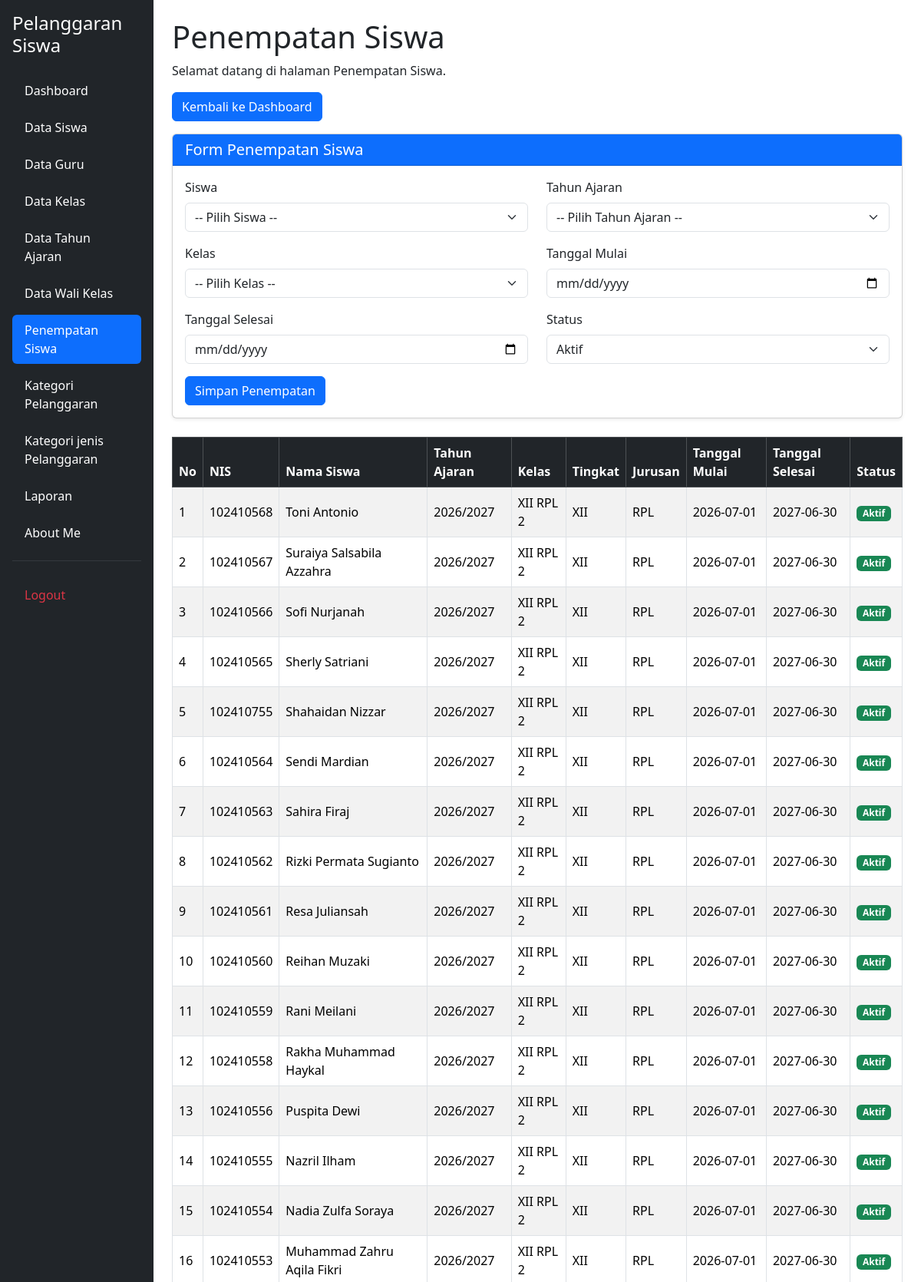
/penempatan_siswa.php (signed in, upper part), run on the app's committed database.
### tables this page shows
CREATE TABLE `t_kelas_siswa` (
  `id` int(11) NOT NULL,
  `siswa_id` int(11) DEFAULT NULL,
  `tahun_ajaran_id` int(11) DEFAULT NULL,
  `kelas_id` int(11) DEFAULT NULL,
  `tanggal_mulai` date NOT NULL,
  `tanggal_selesai` date NOT NULL,
  `status_aktif` tinyint(1) NOT NULL,
  `created_at` timestamp NOT NULL DEFAULT current_timestamp(),
  `updated_at` timestamp NOT NULL DEFAULT current_timestamp()
);

CREATE TABLE `t_siswa` (
  `id` int(11) NOT NULL,
  `nis` varchar(10) DEFAULT NULL,
  `nisn` varchar(10) NOT NULL,
  `nama` varchar(150) DEFAULT NULL,
  `jenis_kelamin` char(1) NOT NULL,
  `tanggal_lahir` date NOT NULL,
  `alamat` text NOT NULL,
  `status_aktif` tinyint(1) NOT NULL,
  `created_at` timestamp NOT NULL DEFAULT current_timestamp(),
  `updated_at` timestamp NOT NULL DEFAULT current_timestamp()
);

CREATE TABLE `t_tahun_ajaran` (
  `id` int(11) NOT NULL,
  `nama` varchar(20) DEFAULT NULL,
  `tanggal_mulai` date NOT NULL,
  `tanggal_selesai` date NOT NULL,
  `status_aktif` tinyint(1) NOT NULL,
  `created_at` timestamp NOT NULL DEFAULT current_timestamp(),
  `updated_at` timestamp NOT NULL DEFAULT current_timestamp()
);

CREATE TABLE `t_kelas` (
  `id` int(11) NOT NULL,
  `nama` varchar(100) DEFAULT NULL,
  `tingkat` varchar(20) NOT NULL,
  `jurusan` varchar(100) NOT NULL,
  `status_aktif` tinyint(1) NOT NULL,
  `created_at` timestamp NOT NULL DEFAULT current_timestamp(),
  `updated_at` timestamp NOT NULL DEFAULT current_timestamp()
);

### penempatan_siswa.php (the view, shortened to what this page needs)
<?php
include 'config/koneksi.php';
$sql = "SELECT
            ks.id,
            s.nis,
            s.nama AS nama_siswa,
            ta.nama AS tahun_ajaran,
            k.nama AS nama_kelas,
            k.tingkat,
            k.jurusan,
            ks.tanggal_mulai,
            ks.tanggal_selesai,
            ks.status_aktif
        FROM t_kelas_siswa ks
        LEFT JOIN t_siswa s ON ks.siswa_id = s.id
        LEFT JOIN t_tahun_ajaran ta ON ks.tahun_ajaran_id = ta.id
        LEFT JOIN t_kelas k ON ks.kelas_id = k.id
        ORDER BY ks.id DESC";
$hasil = mysqli_query($koneksi, $sql);
?>
<!DOCTYPE html>
<html lang="id">
<head>
    <link href="https://cdn.jsdelivr.net/npm/bootstrap@5.3.8/dist/css/bootstrap.min.css"
          rel="stylesheet">
    <link href="https://cdn.datatables.net/2.3.4/css/dataTables.bootstrap5.min.css"
          rel="stylesheet">
</head>
<body>
<div class="container-fluid">
    <div class="row">
        <?php include 'layout/sidebar.php'; ?>
        <main class="col-md-9 col-lg-10 p-4">
            <h1>Penempatan Siswa</h1>
            <p>Selamat datang di halaman Penempatan Siswa.</p>
            <div class="mb-3">
                <a href="dashboard.php" class="btn btn-primary">
                    Kembali ke Dashboard
                </a>
            </div>
            <div class="card shadow-sm mb-4">
                <div class="card-header bg-primary text-white">
                    <h5 class="mb-0">Form Penempatan Siswa</h5>
                </div>
                <div class="card-body">
                    <form action="proses_simpan_penempatan.php"
                          method="POST">
                        <div class="row">
                            <div class="col-md-6 mb-3">
                                <label for="siswa_id" class="form-label">
                                    Siswa
                                </label>
                                <select name="siswa_id"
                                        id="siswa_id"
                                        class="form-select"
                                        required>
                                    <option value="">-- Pilih Siswa --</option>
                                </select>
                            </div>
                            <div class="col-md-6 mb-3">
                                <label for="tahun_ajaran_id" class="form-label">
                                    Tahun Ajaran
                                </label>
                                <select name="tahun_ajaran_id"
                                        id="tahun_ajaran_id"
                                        class="form-select"
                                        required>
                                    <option value="">
                                        -- Pilih Tahun Ajaran --
                                    </option>
                                </select>
                            </div>
                            <div class="col-md-6 mb-3">
                                <label for="kelas_id" class="form-label">
                                    Kelas
                                </label>
                                <select name="kelas_id"
                                        id="kelas_id"
                                        class="form-select"
                                        required>
                                    <option value="">
                                        -- Pilih Kelas --
                                    </option>
                                </select>
                            </div>
                            <div class="col-md-6 mb-3">
                                <label for="tanggal_mulai" class="form-label">
                                    Tanggal Mulai
                                </label>
                                <input type="date"
                                       name="tanggal_mulai"
                                       id="tanggal_mulai"
                                       class="form-control"
                                       required>
                            </div>
                            <div class="col-md-6 mb-3">
                                <label for="tanggal_selesai" class="form-label">
                                    Tanggal Selesai
                                </label>
                                <input type="date"
                                       name="tanggal_selesai"
                                       id="tanggal_selesai"
                                       class="form-control"
                                       required>
                            </div>
                            <div class="col-md-6 mb-3">
                                <label for="status_aktif" class="form-label">
                                    Status
                                </label>
                                <select name="status_aktif"
                                        id="status_aktif"
                                        class="form-select"
                                        required>
                                    <option value="1">Aktif</option>
                                </select>
                            </div>
                        </div>
                        <button type="submit" class="btn btn-primary">
                            Simpan Penempatan
                        </button>
                    </form>
                </div>
            </div>
                        <table id="tabelPenempatan"
                               class="table table-striped table-bordered table-hover align-middle w-100">
                            <thead class="table-dark">
                                <tr>
                                    <th>No</th>
                                    <th>NIS</th>
                                    <th>Nama Siswa</th>
                                    <th>Tahun Ajaran</th>
                                    <th>Kelas</th>
                                    <th>Tingkat</th>
                                    <th>Jurusan</th>
                                    <th>Tanggal Mulai</th>
                                    <th>Tanggal Selesai</th>
                                    <th>Status</th>
                                </tr>
                            </thead>
                            <tbody>
                            <?php
                            $no = 1;
                            while ($row = mysqli_fetch_assoc($hasil)) {
                            ?>
                                <tr>
                                    <td>
                                        <?= $no++ ?>
                                    </td>
                                    <td>
                                        <?= htmlspecialchars($row['nis'] ?? '-') ?>
                                    </td>
                                    <td>
                                        <?= htmlspecialchars($row['nama_siswa'] ?? '-') ?>
                                    </td>
                                    <td>
                                        <?= htmlspecialchars($row['tahun_ajaran'] ?? '-') ?>
                                    </td>
                                    <td>
                                        <?= htmlspecialchars($row['nama_kelas'] ?? '-') ?>
                                    </td>
                                    <td>
                                        <?= htmlspecialchars($row['tingkat'] ?? '-') ?>
                                    </td>
                                    <td>
                                        <?= htmlspecialchars($row['jurusan'] ?? '-') ?>
                                    </td>
                                    <td>
                                        <?= htmlspecialchars($row['tanggal_mulai'] ?? '-') ?>
                                    </td>
                                    <td>
                                        <?= htmlspecialchars($row['tanggal_selesai'] ?? '-') ?>
                                    </td>
                                    <td>
                                        <?php if ($row['status_aktif'] == 1) { ?>
                                            <span class="badge bg-success">
                                                Aktif
                                            </span>
                                        <?php } else { ?>
                                            <span class="badge bg-danger">
                                                Tidak Aktif
                                            </span>
                                        <?php } ?>
                                    </td>
                                </tr>
                            <?php } ?>
                            </tbody>
                        </table>
                    </div>
                </div>
</body>
</html>

### data on the page
t_kelas_siswa: siswa.nis "102410568", siswa.nama "Toni Antonio", tahun_ajaran.nama "2026/2027", kelas.nama "XII RPL 2", kelas.tingkat "XII", kelas.jurusan "RPL", tanggal_mulai "2026-07-01", tanggal_selesai "2027-06-30", status_aktif "Aktif"
t_kelas_siswa: siswa.nis "102410567", siswa.nama "Suraiya Salsabila Azzahra", tahun_ajaran.nama "2026/2027", kelas.nama "XII RPL 2", kelas.tingkat "XII", kelas.jurusan "RPL", tanggal_mulai "2026-07-01", tanggal_selesai "2027-06-30", status_aktif "Aktif"
t_kelas_siswa: siswa.nis "102410566", siswa.nama "Sofi Nurjanah", tahun_ajaran.nama "2026/2027", kelas.nama "XII RPL 2", kelas.tingkat "XII", kelas.jurusan "RPL", tanggal_mulai "2026-07-01", tanggal_selesai "2027-06-30", status_aktif "Aktif"
t_kelas_siswa: siswa.nis "102410565", siswa.nama "Sherly Satriani", tahun_ajaran.nama "2026/2027", kelas.nama "XII RPL 2", kelas.tingkat "XII", kelas.jurusan "RPL", tanggal_mulai "2026-07-01", tanggal_selesai "2027-06-30", status_aktif "Aktif"
t_kelas_siswa: siswa.nis "102410755", siswa.nama "Shahaidan Nizzar", tahun_ajaran.nama "2026/2027", kelas.nama "XII RPL 2", kelas.tingkat "XII", kelas.jurusan "RPL", tanggal_mulai "2026-07-01", tanggal_selesai "2027-06-30", status_aktif "Aktif"
t_kelas_siswa: siswa.nis "102410564", siswa.nama "Sendi Mardian", tahun_ajaran.nama "2026/2027", kelas.nama "XII RPL 2", kelas.tingkat "XII", kelas.jurusan "RPL", tanggal_mulai "2026-07-01", tanggal_selesai "2027-06-30", status_aktif "Aktif"
t_kelas_siswa: siswa.nis "102410563", siswa.nama "Sahira Firaj", tahun_ajaran.nama "2026/2027", kelas.nama "XII RPL 2", kelas.tingkat "XII", kelas.jurusan "RPL", tanggal_mulai "2026-07-01", tanggal_selesai "2027-06-30", status_aktif "Aktif"
t_kelas_siswa: siswa.nis "102410562", siswa.nama "Rizki Permata Sugianto", tahun_ajaran.nama "2026/2027", kelas.nama "XII RPL 2", kelas.tingkat "XII", kelas.jurusan "RPL", tanggal_mulai "2026-07-01", tanggal_selesai "2027-06-30", status_aktif "Aktif"
t_kelas_siswa: siswa.nis "102410561", siswa.nama "Resa Juliansah", tahun_ajaran.nama "2026/2027", kelas.nama "XII RPL 2", kelas.tingkat "XII", kelas.jurusan "RPL", tanggal_mulai "2026-07-01", tanggal_selesai "2027-06-30", status_aktif "Aktif"
t_kelas_siswa: siswa.nis "102410560", siswa.nama "Reihan Muzaki", tahun_ajaran.nama "2026/2027", kelas.nama "XII RPL 2", kelas.tingkat "XII", kelas.jurusan "RPL", tanggal_mulai "2026-07-01", tanggal_selesai "2027-06-30", status_aktif "Aktif"
t_kelas_siswa: siswa.nis "102410559", siswa.nama "Rani Meilani", tahun_ajaran.nama "2026/2027", kelas.nama "XII RPL 2", kelas.tingkat "XII", kelas.jurusan "RPL", tanggal_mulai "2026-07-01", tanggal_selesai "2027-06-30", status_aktif "Aktif"
t_kelas_siswa: siswa.nis "102410558", siswa.nama "Rakha Muhammad Haykal", tahun_ajaran.nama "2026/2027", kelas.nama "XII RPL 2", kelas.tingkat "XII", kelas.jurusan "RPL", tanggal_mulai "2026-07-01", tanggal_selesai "2027-06-30", status_aktif "Aktif"
t_kelas_siswa: siswa.nis "102410556", siswa.nama "Puspita Dewi", tahun_ajaran.nama "2026/2027", kelas.nama "XII RPL 2", kelas.tingkat "XII", kelas.jurusan "RPL", tanggal_mulai "2026-07-01", tanggal_selesai "2027-06-30", status_aktif "Aktif"
t_kelas_siswa: siswa.nis "102410555", siswa.nama "Nazril Ilham", tahun_ajaran.nama "2026/2027", kelas.nama "XII RPL 2", kelas.tingkat "XII", kelas.jurusan "RPL", tanggal_mulai "2026-07-01", tanggal_selesai "2027-06-30", status_aktif "Aktif"
t_kelas_siswa: siswa.nis "102410554", siswa.nama "Nadia Zulfa Soraya", tahun_ajaran.nama "2026/2027", kelas.nama "XII RPL 2", kelas.tingkat "XII", kelas.jurusan "RPL", tanggal_mulai "2026-07-01", tanggal_selesai "2027-06-30", status_aktif "Aktif"
t_kelas_siswa: siswa.nis "102410553", siswa.nama "Muhammad Zahru Aqila Fikri", tahun_ajaran.nama "2026/2027", kelas.nama "XII RPL 2", kelas.tingkat "XII", kelas.jurusan "RPL", tanggal_mulai "2026-07-01", tanggal_selesai "2027-06-30", status_aktif "Aktif"
